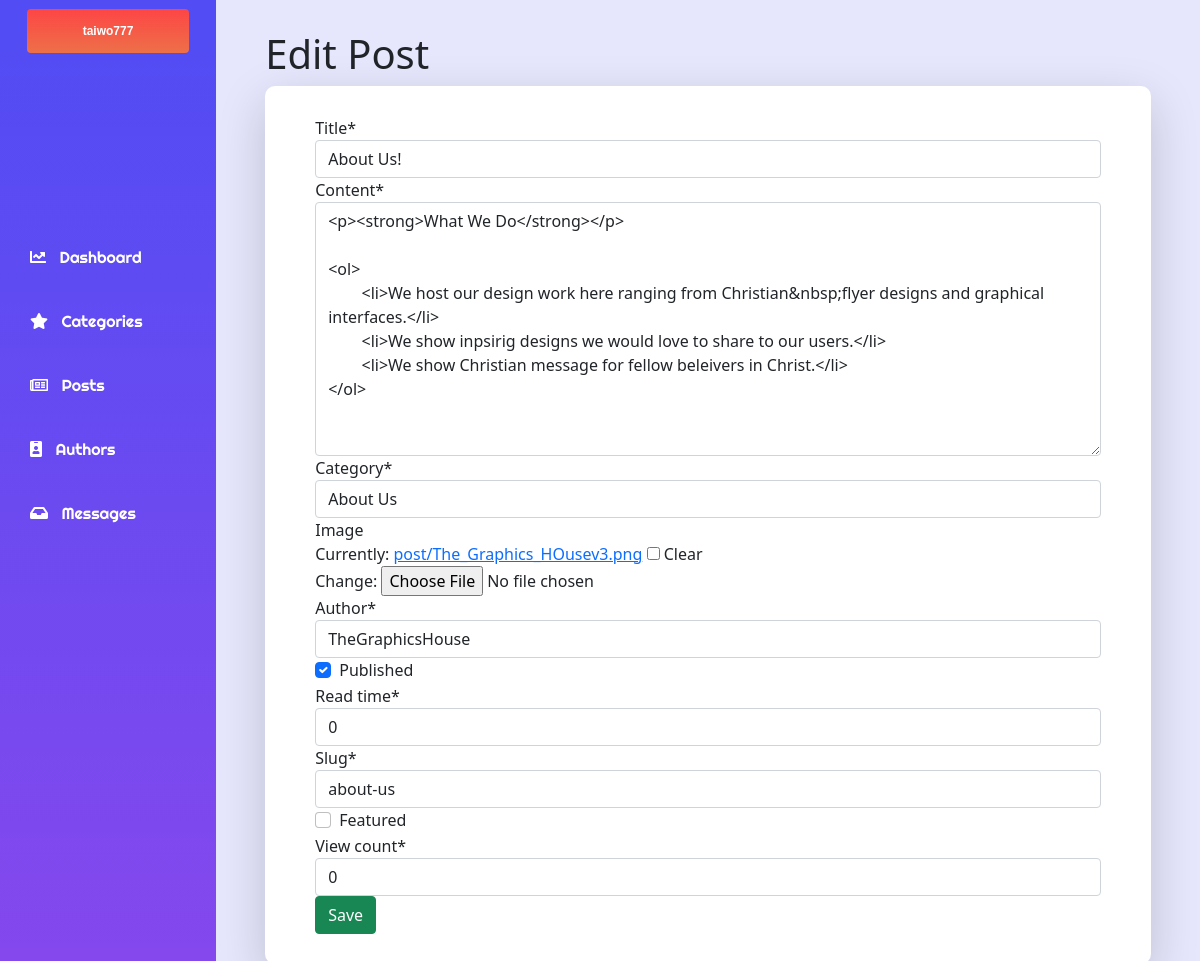
Screenshot of /dashboard/PostEdit/about-us/about-us/ (signed in) with the database file from the repository.
### accounts/models.py (models this page shows)
class CustomUser(AbstractUser):
    first_name = models.CharField(max_length=128)
    last_name = models.CharField(max_length=128)
    profile_image = models.ImageField(upload_to='accounts', blank=False, default='accounts/user01.jpeg')
    REQUIRED_FIELDS = [
        'first_name',
        'last_name',
        'email'
    ]

### website/models.py (models this page shows, shortened)
class Post(models.Model):
    title = models.CharField(max_length=250, unique=True)
    content = RichTextUploadingField()
    category = models.ForeignKey(Category, on_delete=models.CASCADE)
    image = models.ImageField(upload_to='post', blank=True, null=True)
    author = models.ForeignKey(settings.AUTH_USER_MODEL, on_delete=models.CASCADE)
    published = models.BooleanField(default=False)
    created = models.DateTimeField(auto_now_add=True, blank=True, null=True)
    updated = models.DateTimeField(auto_now=True, blank=True, null=True)
    read_time = models.IntegerField()
    slug = models.SlugField(null=True,unique=True)
    featured = models.BooleanField(default=False)
    view_count = models.IntegerField(default=0)
    class Meta:
        ordering = ('title',)
        verbose_name = 'post'
        verbose_name_plural = 'posts'

### dashboard/views.py (the view)
# urls.py: path('PostEdit/<slug:category_slug>/<slug:post_slug>/', views.editPost, name='editPost'),
@user_passes_test(group_check)
def editPost(request, category_slug, post_slug):
    editPost = Post.objects.get(category__slug=category_slug, slug=post_slug)
    form = PostForm(request.POST or None, request.FILES or None, instance = editPost)
    if form.is_valid():
        form.save()
        return HttpResponseRedirect(reverse('dashboard:posts'))
    context = {'form':form}
    return render(request, 'dashboard/posts_edit.html', context )

### contact/forms.py
class MessageForm(ModelForm):
    class Meta:
        model = Messages
        fields = ['name', 'email', 'body']

### website/forms.py
class PostForm(ModelForm):
    class Meta:
        model = Post
        fields = '__all__'

### dashboard/views.py (called while the page is built)
def group_check(user):
    if user.groups.filter(name="Admin").exists() == True:
        return True
    else:
        return False

### website/context_processors.py (called while the page is built)
def whatWeDo(request):
    whatWeDo = Post.objects.filter(category = 8)
    return dict(whatWeDo=whatWeDo)

def menu(request):
    links = Category.objects.filter(navbar = True)
    return dict(links=links)

def post_menu(request):
    post_list = Post.objects.filter(published = True)
    return dict(post_list=post_list)

def message_count(request):
    message_countAll = Messages.objects.filter(read=False)
    message_count = message_countAll.count()
    return dict(message_count=message_count)

def contact_form(request):
    formMessage = MessageForm()
    context = {
        'formMessage':formMessage
    }
    return context

### website/models.py (called while the page is built)
    def __str__(self):
        return self.name

### dashboard/templates/dashboard/posts_edit.html (shortened to what this page needs)
{% extends "baseManager.html" %}
{% load static %}
{% load crispy_forms_tags %}
{% block content%}
<link rel="stylesheet" href="{% static 'css/category.css' %}" />
  <div class="content mobileContainer">
    <div style="width: 90%;" class="tableHeaderContainer">
      <div class="postSection">
        <h1 class="postSectionItem">Edit Post</h1>
      </div>
    </div>
<div style="border-radius: 10px;" class="tableConatiner  shadow-lg">
    <form style="width: 100%;" class="formContainer" action="" method="post" enctype="multipart/form-data">
        {{ form | crispy }}
        <button class="btn btn-success" type="submit">Save</button>
    </form>
</div>
</div>
    {% endblock content %}

### dashboard/templates/sidebar.html (shortened to what this page needs)
{% load static %}
<link rel="stylesheet" href="{% static 'css/manager.css' %}" />
<div class="sidebar">
<div class="badge bg-light  text-center py-md-3 px-md-3 w-75 mx-auto AdminProfileHeader">
    {{request.user}}
    </div>
<div class=" sectionContent ">
   <a class="text-white sidebar-link" href="{% url 'dashboard:main' %}"">
    <i class="fas fa-chart-line"></i>&nbsp;&nbsp;   Dashboard
    </a>
    <a id="" class="text-white sidebar-link target" href="{% url 'dashboard:categories' %}">
        <i class="fas fa-star"></i>&nbsp;&nbsp;  Categories
    </a>
    <a class="text-white sidebar-link" href="{% url 'dashboard:posts' %}">
        <i class="far fa-newspaper"></i>&nbsp;&nbsp;   Posts
    </a>
    <a class="text-white sidebar-link" href="{% url 'dashboard:authors' %}">
        <i class="fas fa-id-badge"></i>&nbsp;&nbsp;   Authors
    </a>
    <a class="text-white sidebar-link" href="{% url 'dashboard:messages' %}">
        <i class="fas fa-inbox"></i>&nbsp;&nbsp;   Messages
    </a>
</div>
</div>

### static/css/manager.css (style rules this page uses)
@media only screen and (min-width: 969px) { .AdminProfileHeader { font-family: Helvetica; font-weight: bolder; margin-bottom: 80% !important; margin-top: 4%; background: linear-gradient(180deg, rgba(255, 0, 0, 0.72) 0%, #ED7048 100%); } }
@media only screen and (min-width: 969px) { .sidebar { background: linear-gradient(180deg, #514CF4 2.36%, #8648ED 102.36%); width: 18%; font-family: 'Righteous', cursive; } }
@media only screen and (min-width: 969px) { .AdminProfileHeader { display: flex; justify-content: center; } }
@media only screen and (min-width: 969px) { .content { height: 100vh !important; background-color: #E6E7FC; width: 82%; display: flex; align-items: center; flex-direction: column; } }
@media only screen and (min-width: 969px) { .sidebar-link { list-style-type: none; text-transform: none; text-decoration: none; transition: 0.3s ease-in-out; } }
@media only screen and (min-width: 969px) { .sidebar, .content { height: 100vh !important; overflow: auto; float: left; } }
@media only screen and (min-width: 969px) { .sectionContent { display: flex; flex-direction: column; } }
@media only screen and (min-width: 969px) { .sectionContent a { padding-bottom: 20px; padding-top: 20px; padding-left: 30px; } }

### static/css/category.css (style rules this page uses)
@media only screen and (min-width: 969px) { .formContainer { width: 90%; } }
@media only screen and (min-width: 969px) { .tableConatiner { display: flex; justify-content: center; width: 90%; padding: 30px 50px; border-radius: 70px; background-color: white; } }
@media only screen and (min-width: 969px) { .postSection { display: flex; align-items: center; } }
@media only screen and (min-width: 969px) { .tableHeaderContainer { padding-top: 3%; display: flex; align-items: center; justify-content: space-between; } }
@media only screen and (min-width: 969px) { .postSectionItem { margin-right:30px; } }
@media only screen and (min-width: 969px) { ::placeholder { padding: 10px; } }

### rows the page displays
CustomUser: user "taiwo777"
Post: title "About Us!", content "<p><strong>What We Do</strong></p> <ol> <li>We host our design work here ranging from Christian&nbsp;flyer designs and graphical interfaces.</li> <li>We show inpsirig designs we would love to share to our users.</li> <li>We show Christian message for fellow beleivers in Christ.</li> </ol>", category "About Us", author "TheGraphicsHouse", published "☑", read_time "0", slug "about-us", view_count "0"
